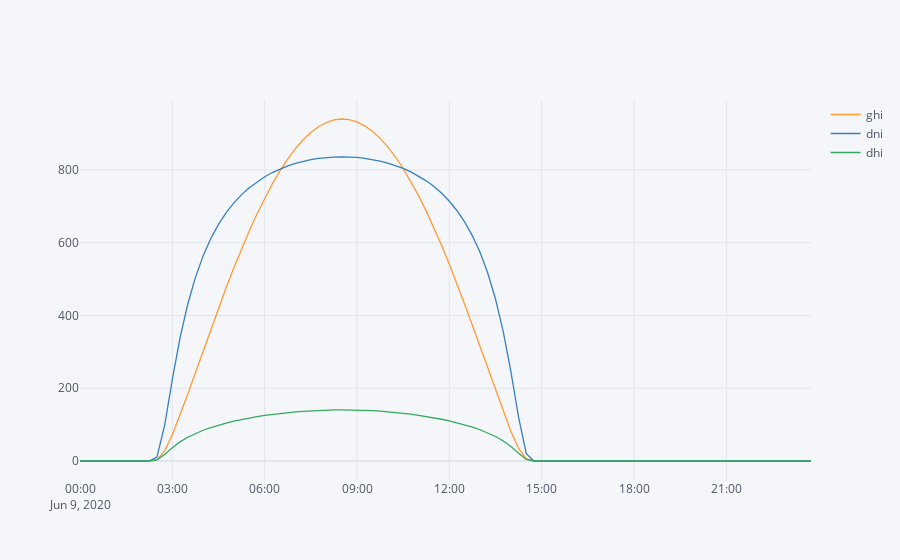

The code cell stored with this chart in its notebook:
### Code cell
# use DHI_calc for now
lon = 52#.98749605 
lat = 6#.288165514
solpos = pvlib.solarposition.get_solarposition(times, lat, lon)

loc = Location(lat, lon, 0, 0, 'Oosterwolde')

cs = loc.get_clearsky(times)###################

cs.iplot()
dhi_calc = cs.dhi
dni_calc = cs.dni
ghi_calc = cs.ghi

#piek bij 9uur is raar
